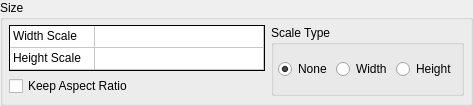
        <widget class="QGroupBox" name="FinalRenderSizeGroupBox">
         <property name="sizePolicy">
          <sizepolicy hsizetype="Preferred" vsizetype="Preferred">
           <horstretch>0</horstretch>
           <verstretch>0</verstretch>
          </sizepolicy>
         </property>
         <property name="minimumSize">
          <size>
           <width>0</width>
           <height>106</height>
          </size>
         </property>
         <property name="title">
          <string>Size</string>
         </property>
         <property name="checkable">
          <bool>false</bool>
         </property>
         <layout class="QGridLayout" name="gridLayout_5">
          <property name="leftMargin">
           <number>6</number>
          </property>
          <property name="topMargin">
           <number>4</number>
          </property>
          <property name="rightMargin">
           <number>6</number>
          </property>
          <property name="bottomMargin">
           <number>4</number>
          </property>
          <property name="horizontalSpacing">
           <number>6</number>
          </property>
          <property name="verticalSpacing">
           <number>4</number>
          </property>
          <item row="0" column="0">
           <widget class="QTableWidget" name="FinalRenderSizeTable">
            <property name="sizePolicy">
             <sizepolicy hsizetype="Expanding" vsizetype="Fixed">
              <horstretch>0</horstretch>
              <verstretch>0</verstretch>
             </sizepolicy>
            </property>
            <property name="minimumSize">
             <size>
              <width>0</width>
              <height>46</height>
             </size>
            </property>
            <property name="maximumSize">
             <size>
              <width>16777215</width>
              <height>46</height>
             </size>
            </property>
            <property name="focusPolicy">
             <enum>Qt::NoFocus</enum>
            </property>
            <property name="frameShape">
             <enum>QFrame::Panel</enum>
            </property>
            <property name="frameShadow">
             <enum>QFrame::Plain</enum>
            </property>
            <property name="verticalScrollBarPolicy">
             <enum>Qt::ScrollBarAlwaysOff</enum>
            </property>
            <property name="horizontalScrollBarPolicy">
             <enum>Qt::ScrollBarAlwaysOff</enum>
            </property>
            <property name="editTriggers">
             <set>QAbstractItemView::NoEditTriggers</set>
            </property>
            <property name="tabKeyNavigation">
             <bool>false</bool>
            </property>
            <property name="selectionMode">
             <enum>QAbstractItemView::NoSelection</enum>
            </property>
            <property name="verticalScrollMode">
             <enum>QAbstractItemView::ScrollPerPixel</enum>
            </property>
            <property name="horizontalScrollMode">
             <enum>QAbstractItemView::ScrollPerPixel</enum>
            </property>
            <property name="showGrid">
             <bool>true</bool>
            </property>
            <property name="wordWrap">
             <bool>false</bool>
            </property>
            <property name="rowCount">
             <number>2</number>
            </property>
            <property name="columnCount">
             <number>2</number>
            </property>
            <attribute name="horizontalHeaderVisible">
             <bool>false</bool>
            </attribute>
            <attribute name="horizontalHeaderDefaultSectionSize">
             <number>85</number>
            </attribute>
            <attribute name="horizontalHeaderHighlightSections">
             <bool>false</bool>
            </attribute>
            <attribute name="horizontalHeaderMinimumSectionSize">
             <number>35</number>
            </attribute>
            <attribute name="horizontalHeaderStretchLastSection">
             <bool>true</bool>
            </attribute>
            <attribute name="verticalHeaderVisible">
             <bool>false</bool>
            </attribute>
            <attribute name="verticalHeaderDefaultSectionSize">
             <number>22</number>
            </attribute>
            <attribute name="verticalHeaderHighlightSections">
             <bool>false</bool>
            </attribute>
            <attribute name="verticalHeaderMinimumSectionSize">
             <number>22</number>
            </attribute>
            <row>
             <property name="text">
              <string>Width Scale</string>
             </property>
            </row>
            <row>
             <property name="text">
              <string>Height Scale</string>
             </property>
            </row>
            <column>
             <property name="text">
              <string>Field</string>
             </property>
            </column>
            <column/>
            <item row="0" column="0">
             <property name="text">
              <string>Width Scale</string>
             </property>
            </item>
            <item row="0" column="1">
             <property name="text">
              <string/>
             </property>
            </item>
            <item row="1" column="0">
             <property name="text">
              <string>Height Scale</string>
             </property>
            </item>
            <item row="1" column="1">
             <property name="text">
              <string/>
             </property>
            </item>
           </widget>
          </item>
          <item row="1" column="0">
           <widget class="QCheckBox" name="FinalRenderKeepAspectCheckBox">
            <property name="toolTip">
             <string>Maintain the aspect ratio between width and height to be equal to base width and base height</string>
            </property>
            <property name="text">
             <string>Keep Aspect Ratio</string>
            </property>
            <property name="checked">
             <bool>false</bool>
            </property>
           </widget>
          </item>
          <item row="0" column="1" rowspan="2">
           <widget class="QGroupBox" name="FinalRenderScaleGroupBox">
            <property name="minimumSize">
             <size>
              <width>0</width>
              <height>45</height>
             </size>
            </property>
            <property name="maximumSize">
             <size>
              <width>16777215</width>
              <height>16777215</height>
             </size>
            </property>
            <property name="toolTip">
             <string>The scaling to perform from the editor to the final rendered image</string>
            </property>
            <property name="title">
             <string>Scale Type</string>
            </property>
            <property name="flat">
             <bool>false</bool>
            </property>
            <layout class="QGridLayout" name="gridLayout_4">
             <property name="leftMargin">
              <number>4</number>
             </property>
             <property name="topMargin">
              <number>0</number>
             </property>
             <property name="rightMargin">
              <number>4</number>
             </property>
             <property name="bottomMargin">
              <number>0</number>
             </property>
             <property name="spacing">
              <number>4</number>
             </property>
             <item row="0" column="1">
              <widget class="QRadioButton" name="FinalRenderScaleWidthRadioButton">
               <property name="text">
                <string>Width</string>
               </property>
              </widget>
             </item>
             <item row="0" column="2">
              <widget class="QRadioButton" name="FinalRenderScaleHeightRadioButton">
               <property name="text">
                <string>Height</string>
               </property>
              </widget>
             </item>
             <item row="0" column="0">
              <widget class="QRadioButton" name="FinalRenderScaleNoneRadioButton">
               <property name="text">
                <string>None</string>
               </property>
               <property name="checked">
                <bool>true</bool>
               </property>
              </widget>
             </item>
            </layout>
           </widget>
          </item>
         </layout>
        </widget>
